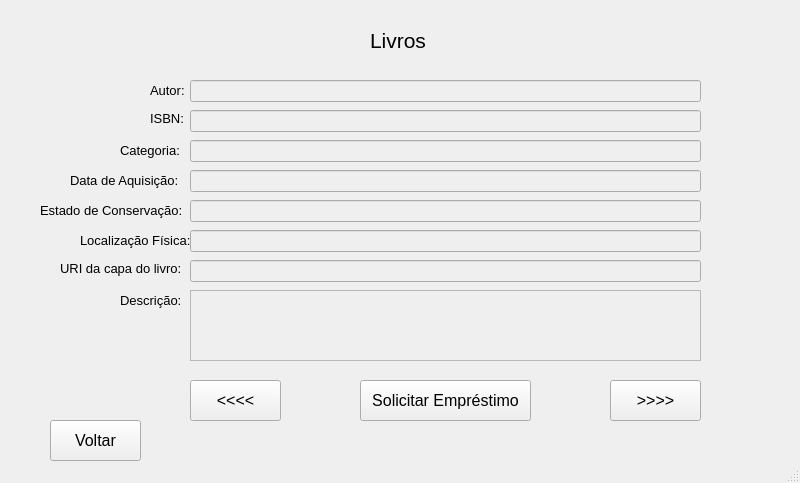
<?xml version="1.0" encoding="UTF-8"?>
<ui version="4.0">
 <class>MainWindow</class>
 <widget class="QMainWindow" name="MainWindow">
  <property name="geometry">
   <rect>
    <x>0</x>
    <y>0</y>
    <width>800</width>
    <height>483</height>
   </rect>
  </property>
  <property name="windowTitle">
   <string>MainWindow</string>
  </property>
  <widget class="QWidget" name="centralwidget">
   <widget class="QLabel" name="Descricao">
    <property name="enabled">
     <bool>true</bool>
    </property>
    <property name="geometry">
     <rect>
      <x>120</x>
      <y>290</y>
      <width>71</width>
      <height>21</height>
     </rect>
    </property>
    <property name="font">
     <font>
      <pointsize>10</pointsize>
     </font>
    </property>
    <property name="text">
     <string>Descrição:</string>
    </property>
   </widget>
   <widget class="QLineEdit" name="EstadoConservacaoTxt">
    <property name="enabled">
     <bool>false</bool>
    </property>
    <property name="geometry">
     <rect>
      <x>190</x>
      <y>200</y>
      <width>511</width>
      <height>22</height>
     </rect>
    </property>
   </widget>
   <widget class="QLabel" name="Autor">
    <property name="enabled">
     <bool>true</bool>
    </property>
    <property name="geometry">
     <rect>
      <x>150</x>
      <y>80</y>
      <width>51</width>
      <height>20</height>
     </rect>
    </property>
    <property name="font">
     <font>
      <pointsize>10</pointsize>
     </font>
    </property>
    <property name="text">
     <string>Autor:</string>
    </property>
   </widget>
   <widget class="QLabel" name="Categoria">
    <property name="enabled">
     <bool>true</bool>
    </property>
    <property name="geometry">
     <rect>
      <x>120</x>
      <y>140</y>
      <width>81</width>
      <height>21</height>
     </rect>
    </property>
    <property name="font">
     <font>
      <pointsize>10</pointsize>
     </font>
    </property>
    <property name="text">
     <string>Categoria:</string>
    </property>
   </widget>
   <widget class="QLineEdit" name="ISBNTxt">
    <property name="enabled">
     <bool>false</bool>
    </property>
    <property name="geometry">
     <rect>
      <x>190</x>
      <y>110</y>
      <width>511</width>
      <height>22</height>
     </rect>
    </property>
   </widget>
   <widget class="QLineEdit" name="CategoriaTxt">
    <property name="enabled">
     <bool>false</bool>
    </property>
    <property name="geometry">
     <rect>
      <x>190</x>
      <y>140</y>
      <width>511</width>
      <height>22</height>
     </rect>
    </property>
   </widget>
   <widget class="QLabel" name="LivrosLabel">
    <property name="geometry">
     <rect>
      <x>370</x>
      <y>30</y>
      <width>61</width>
      <height>21</height>
     </rect>
    </property>
    <property name="font">
     <font>
      <pointsize>16</pointsize>
     </font>
    </property>
    <property name="text">
     <string>Livros</string>
    </property>
   </widget>
   <widget class="QLineEdit" name="LocalizacaoTxt">
    <property name="enabled">
     <bool>false</bool>
    </property>
    <property name="geometry">
     <rect>
      <x>190</x>
      <y>230</y>
      <width>511</width>
      <height>22</height>
     </rect>
    </property>
   </widget>
   <widget class="QTextBrowser" name="DescricaoTxt">
    <property name="enabled">
     <bool>false</bool>
    </property>
    <property name="geometry">
     <rect>
      <x>190</x>
      <y>290</y>
      <width>511</width>
      <height>71</height>
     </rect>
    </property>
    <property name="html">
     <string>&lt;!DOCTYPE HTML PUBLIC &quot;-//W3C//DTD HTML 4.0//EN&quot; &quot;http://www.w3.org/TR/REC-html40/strict.dtd&quot;&gt;
&lt;html&gt;&lt;head&gt;&lt;meta name=&quot;qrichtext&quot; content=&quot;1&quot; /&gt;&lt;style type=&quot;text/css&quot;&gt;
p, li { white-space: pre-wrap; }
&lt;/style&gt;&lt;/head&gt;&lt;body style=&quot; font-family:'MS Shell Dlg 2'; font-size:8.25pt; font-weight:400; font-style:normal;&quot;&gt;
&lt;p style=&quot;-qt-paragraph-type:empty; margin-top:0px; margin-bottom:0px; margin-left:0px; margin-right:0px; -qt-block-indent:0; text-indent:0px; font-family:'Segoe UI'; font-size:9pt;&quot;&gt;&lt;br /&gt;&lt;/p&gt;&lt;/body&gt;&lt;/html&gt;</string>
    </property>
   </widget>
   <widget class="QLabel" name="ISBN">
    <property name="enabled">
     <bool>true</bool>
    </property>
    <property name="geometry">
     <rect>
      <x>150</x>
      <y>110</y>
      <width>49</width>
      <height>16</height>
     </rect>
    </property>
    <property name="font">
     <font>
      <pointsize>10</pointsize>
     </font>
    </property>
    <property name="text">
     <string>ISBN:</string>
    </property>
   </widget>
   <widget class="QLabel" name="URI">
    <property name="enabled">
     <bool>true</bool>
    </property>
    <property name="geometry">
     <rect>
      <x>60</x>
      <y>260</y>
      <width>141</width>
      <height>16</height>
     </rect>
    </property>
    <property name="font">
     <font>
      <pointsize>10</pointsize>
     </font>
    </property>
    <property name="text">
     <string>URI da capa do livro:</string>
    </property>
   </widget>
   <widget class="QLineEdit" name="URITxt">
    <property name="enabled">
     <bool>false</bool>
    </property>
    <property name="geometry">
     <rect>
      <x>190</x>
      <y>260</y>
      <width>511</width>
      <height>22</height>
     </rect>
    </property>
   </widget>
   <widget class="QPushButton" name="BotaoAnterior">
    <property name="geometry">
     <rect>
      <x>190</x>
      <y>380</y>
      <width>91</width>
      <height>41</height>
     </rect>
    </property>
    <property name="font">
     <font>
      <pointsize>12</pointsize>
     </font>
    </property>
    <property name="text">
     <string>&lt;&lt;&lt;&lt;</string>
    </property>
   </widget>
   <widget class="QLabel" name="EstadoConservacao">
    <property name="enabled">
     <bool>true</bool>
    </property>
    <property name="geometry">
     <rect>
      <x>40</x>
      <y>200</y>
      <width>151</width>
      <height>21</height>
     </rect>
    </property>
    <property name="font">
     <font>
      <pointsize>10</pointsize>
     </font>
    </property>
    <property name="text">
     <string>Estado de Conservação:</string>
    </property>
   </widget>
   <widget class="QPushButton" name="BotaoProximo">
    <property name="geometry">
     <rect>
      <x>610</x>
      <y>380</y>
      <width>91</width>
      <height>41</height>
     </rect>
    </property>
    <property name="font">
     <font>
      <pointsize>12</pointsize>
     </font>
    </property>
    <property name="text">
     <string>&gt;&gt;&gt;&gt;</string>
    </property>
   </widget>
   <widget class="QLabel" name="Localizacao">
    <property name="enabled">
     <bool>true</bool>
    </property>
    <property name="geometry">
     <rect>
      <x>80</x>
      <y>230</y>
      <width>111</width>
      <height>21</height>
     </rect>
    </property>
    <property name="font">
     <font>
      <pointsize>10</pointsize>
     </font>
    </property>
    <property name="text">
     <string>Localização Física:</string>
    </property>
   </widget>
   <widget class="QPushButton" name="BotaoEmprestimo">
    <property name="geometry">
     <rect>
      <x>360</x>
      <y>380</y>
      <width>171</width>
      <height>41</height>
     </rect>
    </property>
    <property name="font">
     <font>
      <pointsize>12</pointsize>
     </font>
    </property>
    <property name="text">
     <string>Solicitar Empréstimo</string>
    </property>
   </widget>
   <widget class="QLineEdit" name="AutorTxt">
    <property name="enabled">
     <bool>false</bool>
    </property>
    <property name="geometry">
     <rect>
      <x>190</x>
      <y>80</y>
      <width>511</width>
      <height>22</height>
     </rect>
    </property>
   </widget>
   <widget class="QLabel" name="DataAquisicaoTxt">
    <property name="enabled">
     <bool>true</bool>
    </property>
    <property name="geometry">
     <rect>
      <x>70</x>
      <y>170</y>
      <width>121</width>
      <height>21</height>
     </rect>
    </property>
    <property name="font">
     <font>
      <pointsize>10</pointsize>
     </font>
    </property>
    <property name="text">
     <string>Data de Aquisição:</string>
    </property>
   </widget>
   <widget class="QPushButton" name="BotaoVoltar">
    <property name="geometry">
     <rect>
      <x>50</x>
      <y>420</y>
      <width>91</width>
      <height>41</height>
     </rect>
    </property>
    <property name="font">
     <font>
      <pointsize>12</pointsize>
     </font>
    </property>
    <property name="text">
     <string>Voltar</string>
    </property>
   </widget>
   <widget class="QLineEdit" name="DataTxt">
    <property name="enabled">
     <bool>false</bool>
    </property>
    <property name="geometry">
     <rect>
      <x>190</x>
      <y>170</y>
      <width>511</width>
      <height>22</height>
     </rect>
    </property>
   </widget>
  </widget>
  <widget class="QStatusBar" name="statusbar"/>
 </widget>
 <resources/>
 <connections/>
</ui>
